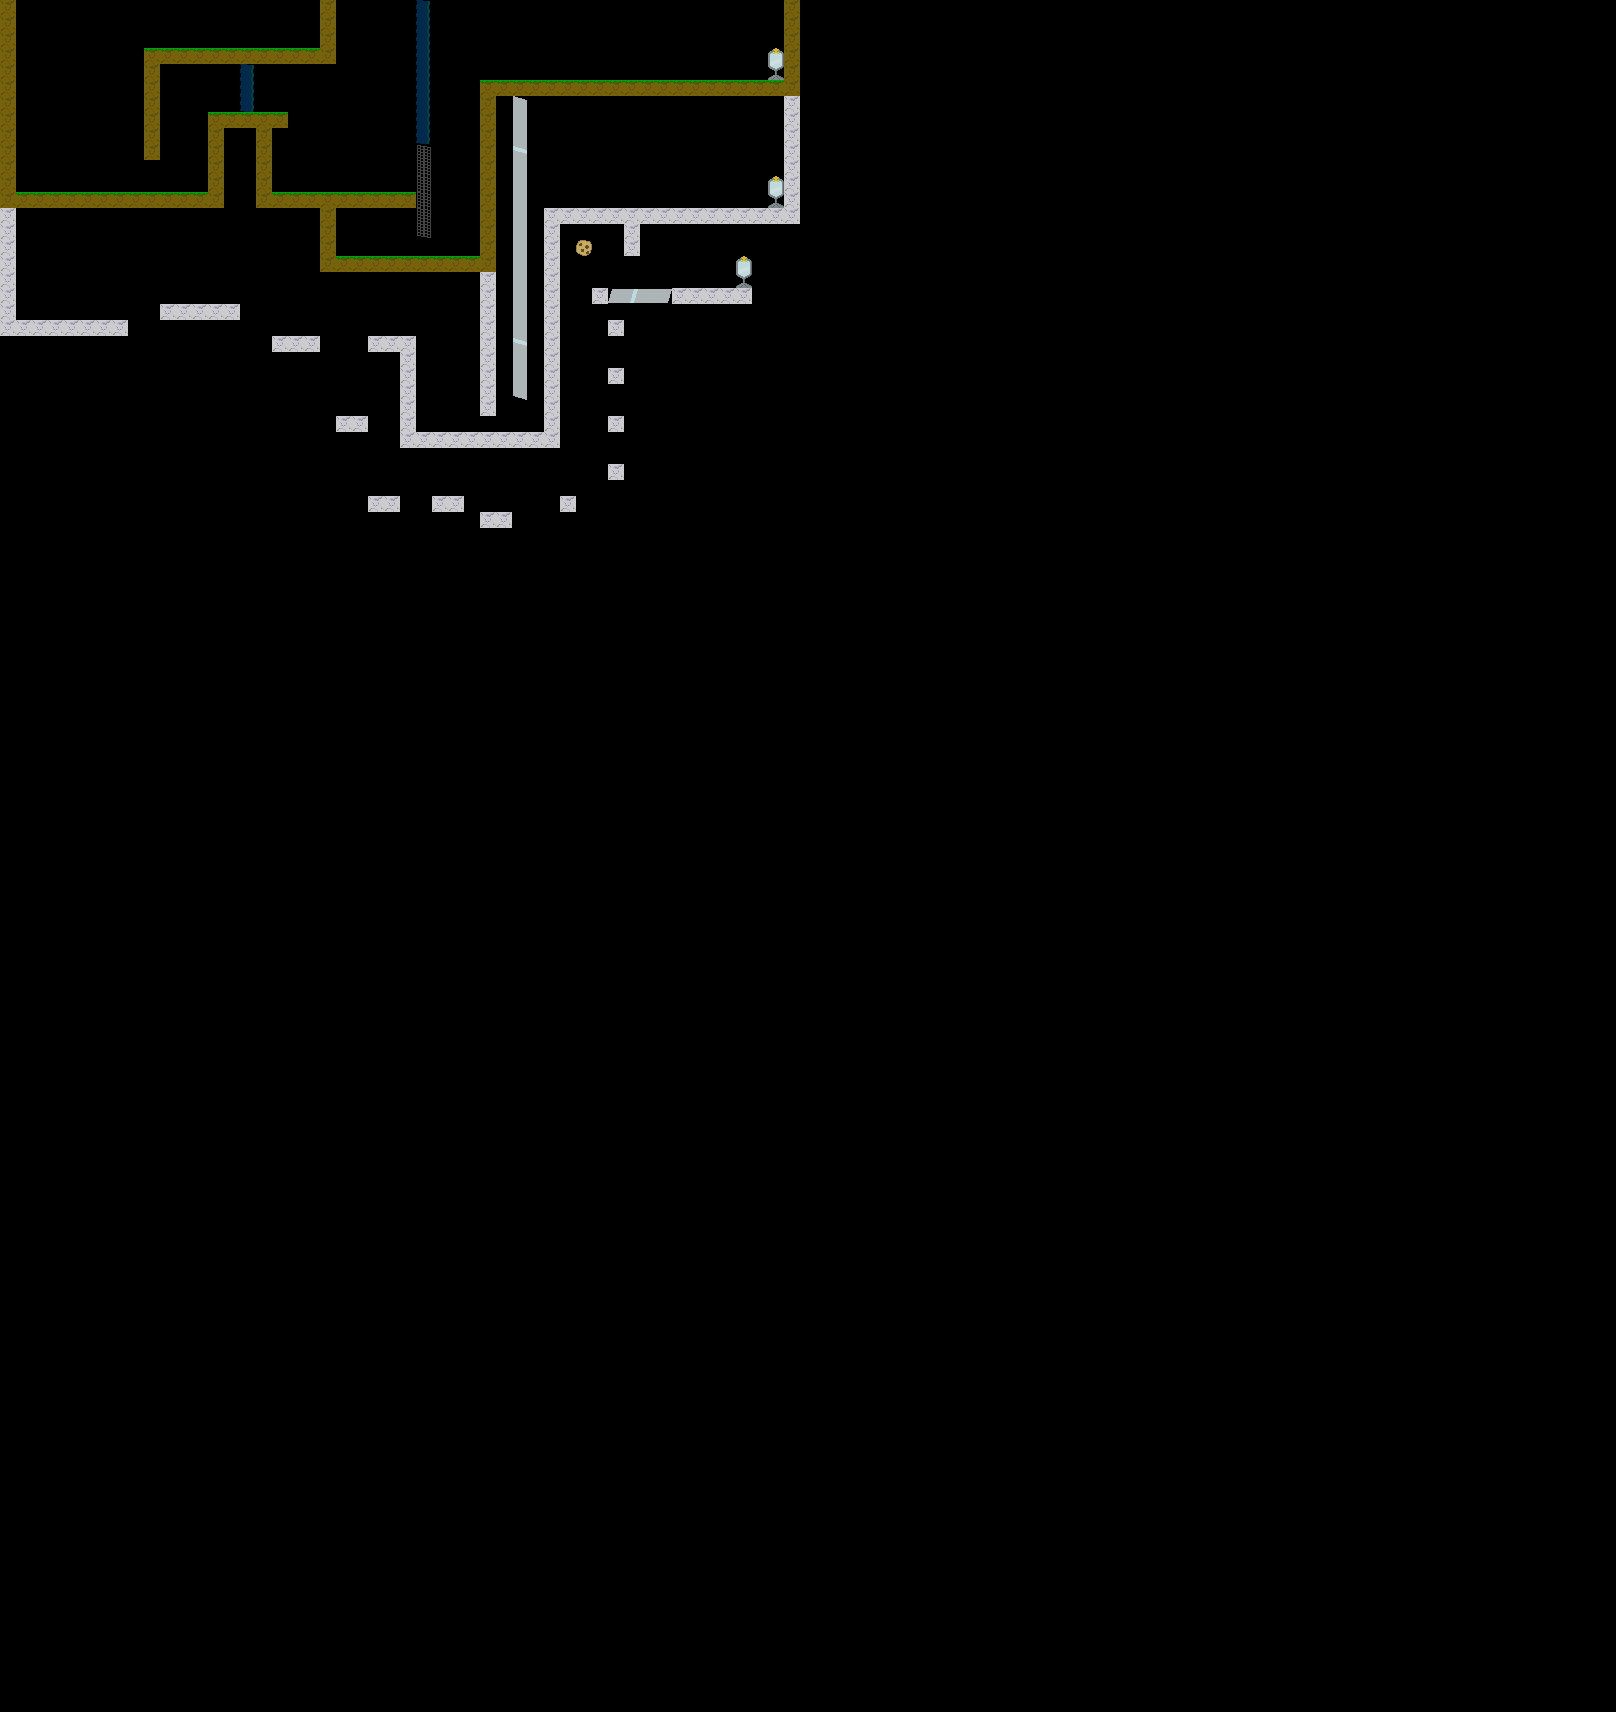

Below is a game level as drawn by its tile map, then a one-line description and the .tmx that defines it (tile-layer data replaced by summaries):
An orthogonal 101x107 tile map with 16x16 px tiles, 2 tile layers (Calque de Tuiles 2, Calque de Tuiles 1).

<map version="1.5" tiledversion="1.7.2" orientation="orthogonal" renderorder="right-down" width="101" height="107" tilewidth="16" tileheight="16" infinite="0" nextlayerid="3" nextobjectid="1">
 <properties>
  <property name="timeswap" type="int" value="0" />
  <property name="x_player1" type="int" value="1" />
  <property name="x_player2" type="int" value="1" />
  <property name="y_player1" type="int" value="7" />
  <property name="y_player2" type="int" value="14" />
 </properties>
 <tileset firstgid="1" source="Test.tsx" />
 <layer id="2" name="Calque de Tuiles 2" width="101" height="107" opacity="0.59">
  <data>[10807 cells, 0 non-empty, 0 distinct tile ids]</data>
 </layer>
 <layer id="1" name="Calque de Tuiles 1" width="101" height="107">
  <data>[10807 cells, 274 non-empty, 20 distinct tile ids]</data>
 </layer>
</map>
